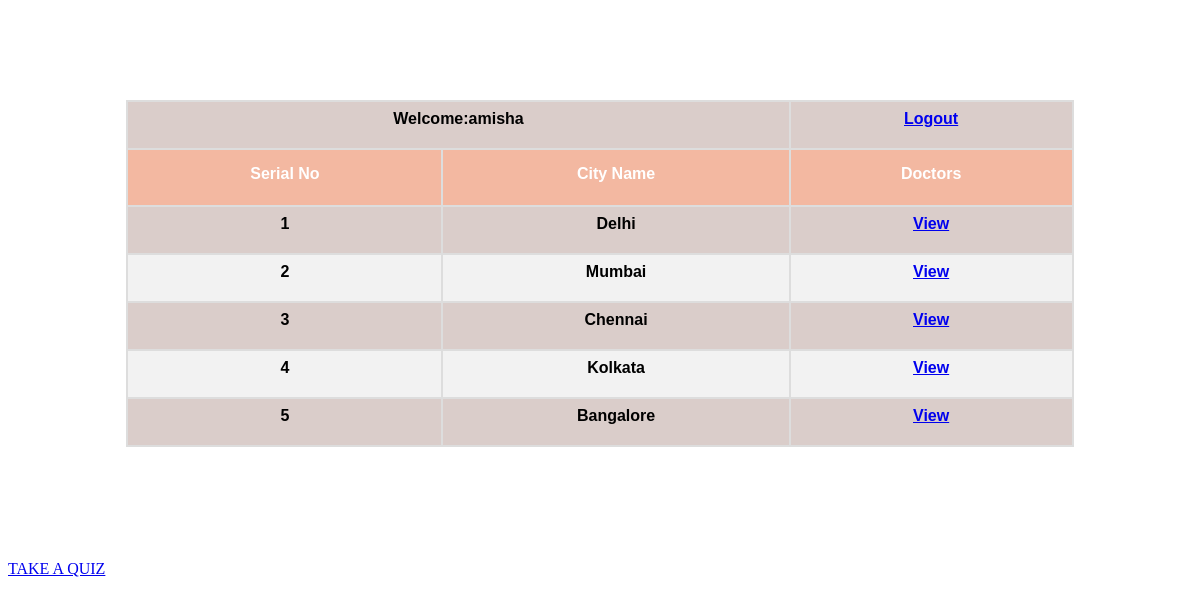
/ishaan.php (signed in), run on the app's committed database.
### tables this page shows
CREATE TABLE `cities` (
  `SNo` int(20) NOT NULL,
  `Country` varchar(200) NOT NULL,
  `City` varchar(500) NOT NULL,
  `Date` date NOT NULL
);

### ishaan.php (the view, shortened to what this page needs)
<?php
if(isset($_SESSION['login_user']))
  {
    $con=mysqli_connect("localhost","root","","mentalhealthsystem");
    $query=mysqli_query($con,"Select * from cities");
       ?>
<!DOCTYPE html>
<html>
<head>
</head>
<body>
   <table id="customers" width="500" border="1" cellpadding="10" cellspacing="0" align="center">
    <tr>
        <td colspan ="2" align="left">Welcome:<?php echo $_SESSION['login_user'];?></td>
        <td colspan="2" align="right"> <a href="index.html">Logout</a>
       </td>
      </tr>
      <tr>
        <th>Serial No</th>
        <th>City Name</th>
        <th>Doctors</th>
       </tr>
       <?php
        $sr=1;
        while($fetchdata=mysqli_fetch_assoc($query))
        {
          ?>
            <tr>
              <td><?php echo $sr;?></td>
              <td><?php echo $fetchdata['City'];?></td>
              <td>
                 <a href="viewdoc.php?cid=<?php echo $fetchdata['SNo'];?>">View</a>
            </td>
            </tr>
            <?php $sr++;}?>
</table>
<div class="quiz">
<a href = 'quiz1.html'>
    TAKE A QUIZ</a></div>
</body>
</html>
<?php
}
else
{
  header('location:userlogin.html');
}
?>

### ishaan.php (style rules this page uses)
body { background-image: url("https://images.pexels.com/photos/33834/landscape-shore-sunset-clouds.jpg?auto=compress&cs=tinysrgb&dpr=1&w=500"); background-size:cover; }
#customers { text-decoration: none; font-family: "Trebuchet MS", Arial, Helvetica, sans-serif; border-collapse: collapse; margin-top:100px; width: 80%; height: 80%; }
#customers td, #customers th { text-align: center; border: 2px solid #ddd; font-weight: bold; padding: 8px; padding-bottom: 20px; }
#customers tr:nth-child(even) { background-color: #f2f2f2; }
#customers tr:nth-child(odd) { background-color: #DACDCA; }
#customers th { padding-top: 15px; padding-bottom: 22px; text-align: center; background-color: #F3B8A1 ; color: white; }
.quiz { position: absolute; top: 70%; }

### data on the page
cities: City "Delhi"
cities: City "Mumbai"
cities: City "Chennai"
cities: City "Kolkata"
cities: City "Bangalore"

### other printed values
$_SESSION['login_user'] "amisha"
